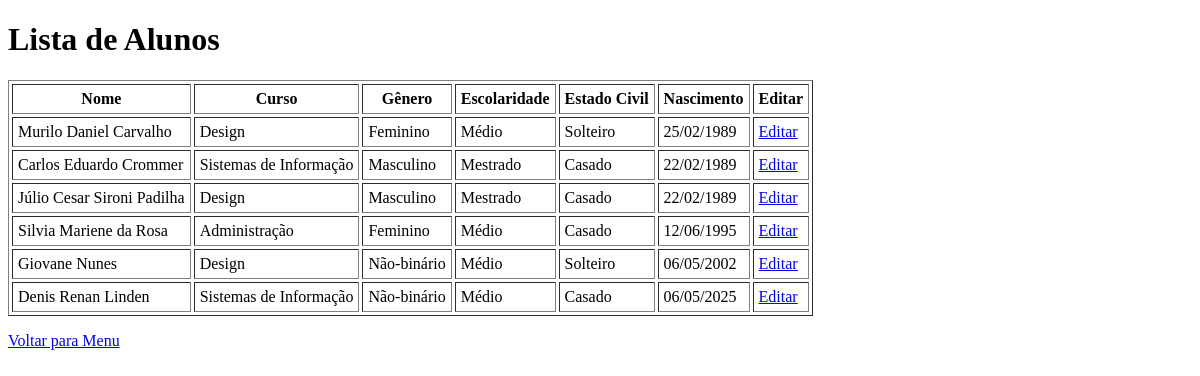
Before: /alunos/ with the older database file.
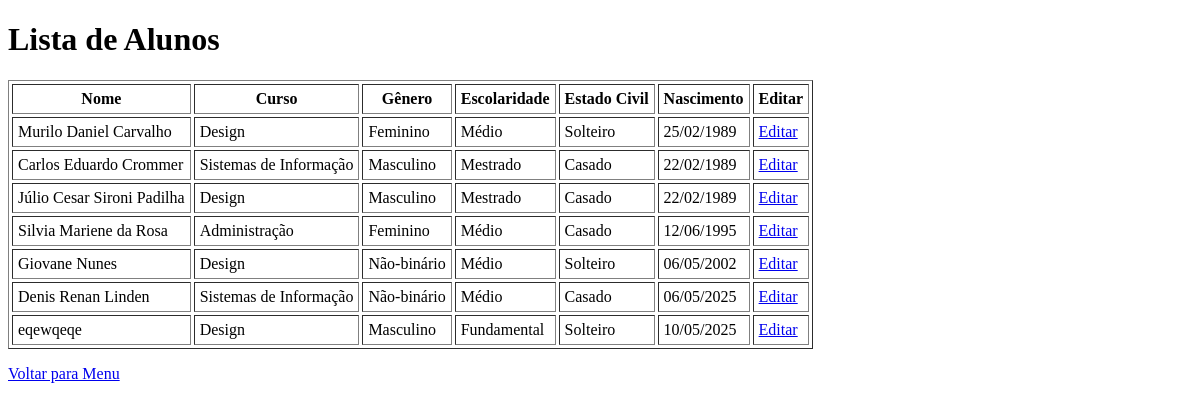
After: the same page with the newer database file.
### academico/models.py (models this page shows, shortened)
class Aluno(models.Model):
    nome = models.CharField(max_length=100)
    data_nascimento = models.DateField()
    cpf = models.CharField(max_length=14, unique=True)
    genero = models.CharField(max_length=2, choices=GENERO_CHOICES)
    estado_civil = models.CharField(
        max_length=30, choices=ESTADO_CIVIL_CHOICES)
    escolaridade = models.CharField(
        max_length=50, choices=ESCOLARIDADE_CHOICES)
    curso = models.ForeignKey(Curso, on_delete=models.CASCADE)

class Curso(models.Model):
    nome = models.CharField(max_length=100)
    def __str__(self):
        return self.nome

### academico/views.py (the view)
# urls.py: path('alunos/', views.alunos, name='alunos'),
def alunos(request):
    alunos = Aluno.objects.all()
    dados = {
        'alunos': alunos,
    }
    return render(request, 'academico/lista_alunos.html', dados)

### academico/templates/academico/lista_alunos.html (shortened to what this page needs)
<!DOCTYPE html>
<html lang="en">
<head>
</head>
<body>
    <h1>Lista de Alunos</h1>
    <table border="1" cellpadding="5" cellspacing="3">
        <tr>
            <th>Nome</th>
            <th>Curso</th>
            <th>Gênero</th>
            <th>Escolaridade</th>
            <th>Estado Civil</th>
            <th>Nascimento</th>
            <th>Editar</th>
        </tr>
        {% for aluno in alunos %}
        <tr>
            <td>{{ aluno.nome }}</td>
            <td>{{ aluno.curso }}</td>
            <td>{{ aluno.get_genero_display }}</td>
            <td>{{ aluno.get_escolaridade_display }}</td>
            <td>{{ aluno.get_estado_civil_display }}</td>
            <td>{{ aluno.data_nascimento|date:"d/m/Y" }}</td>
            <td><a href="{% url 'editar_aluno' aluno.id %}">Editar</a></td>
        </tr>
        {% endfor %}
    </table>
    <p><a href="{% url 'index' %}">Voltar para Menu</a></p>
</body>
</html>

Changed rows visible on the page:
added Aluno: nome "eqewqeqe", curso "Design", genero "Masculino", escolaridade "Fundamental", estado_civil "Solteiro", data_nascimento "10/05/2025"
